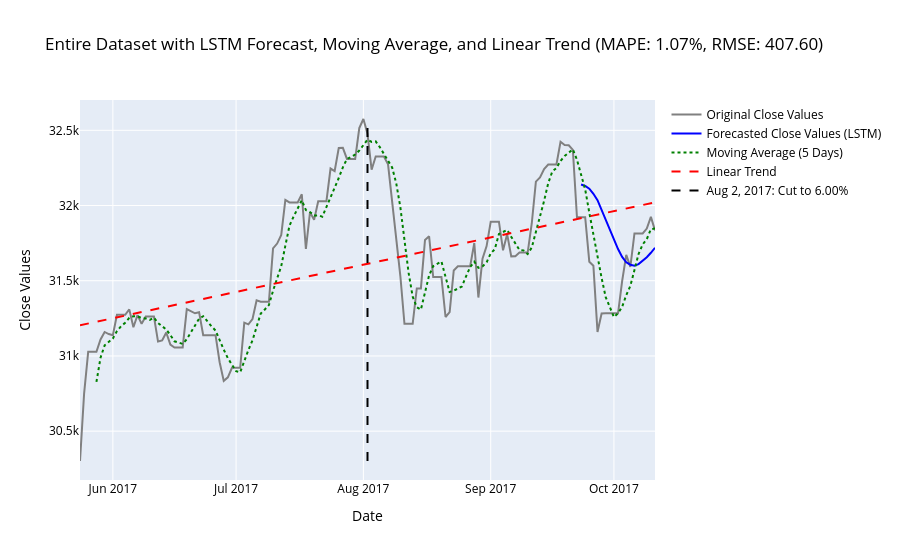
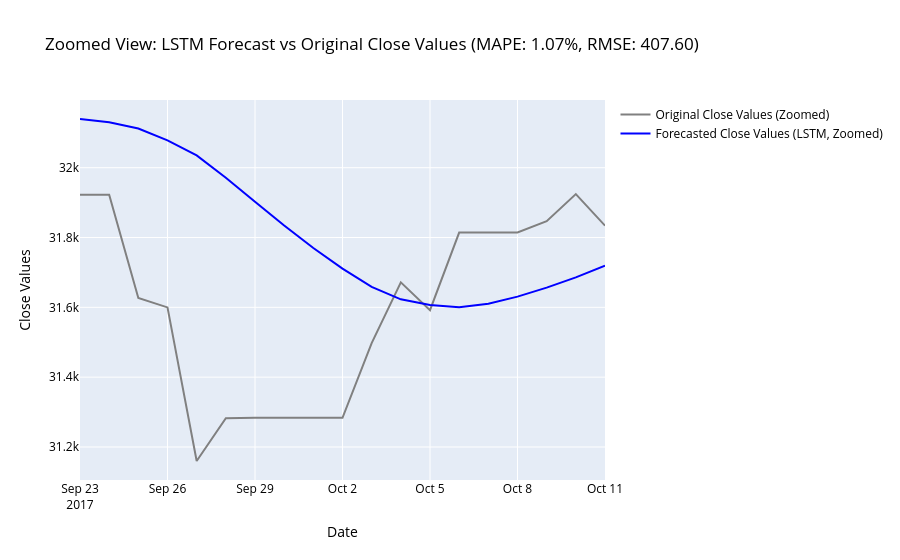

These figures' notebook cell, in order:
### Markdown cell above
Graph 
1. Show entire dataset (original + prediction + moving average + trend)
2. Show zoomed-in view starting from predictions

### Code cell
# Original Close Values
trace_original_event3 = go.Scatter(
    x=filtered_data_event3['Date'], 
    y=filtered_data_event3['Close'], 
    mode='lines', 
    name='Original Close Values',
    line=dict(color='grey')
)

# LSTM Predictions
trace_lstm_event3 = go.Scatter(
    x=filtered_data_event3['Date'][split_index_event3 + seq_length:], 
    y=predictions_event3.flatten(), 
    mode='lines', 
    name='Forecasted Close Values (LSTM)',
    line=dict(color='blue')
)

# Moving Average (5 Days)
trace_moving_avg_event3 = go.Scatter(
    x=filtered_data_event3['Date'], 
    y=filtered_data_event3['Moving_Average'], 
    mode='lines', 
    name='Moving Average (5 Days)',
    line=dict(color='green', dash='dot')
)

# Linear Trend Line
trace_linear_trend_event3 = go.Scatter(
    x=filtered_data_event3['Date'], 
    y=filtered_data_event3['Linear_Trend'], 
    mode='lines', 
    name='Linear Trend',
    line=dict(color='red', dash='dash')
)

# Vertical Lines for interest rate cuts (Updated for the new events)
vertical_lines_event3 = [
    go.Scatter(
        x=[pd.to_datetime('2017-08-02'), pd.to_datetime('2017-08-02')],
        y=[filtered_data_event3['Close'].min(), filtered_data_event3['Close'].max()],
        mode='lines',
        line=dict(color='black', dash='dash'),
        name='Aug 2, 2017: Cut to 6.00%'
    )
]

# Combine all traces for the specific graph
layout_event3 = go.Layout(
    title=f"Entire Dataset with LSTM Forecast, Moving Average, and Linear Trend (MAPE: {mape_event3:.2f}%, RMSE: {rmse_value_event3:.2f})",
    xaxis_title="Date",
    yaxis_title="Close Values",
    font=dict(color="black"),
    xaxis=dict(showgrid=True),
    yaxis=dict(showgrid=True)
)

fig_event3 = go.Figure(data=[trace_original_event3, trace_lstm_event3, trace_moving_avg_event3, trace_linear_trend_event3] + vertical_lines_event3, layout=layout_event3)
fig_event3.show()

# Second graph: Zoom in on prediction period only
trace_original_zoomed_event3 = go.Scatter(
    x=filtered_data_event3['Date'][split_index_event3 + seq_length:], 
    y=y_test_actual_event3.flatten(), 
    mode='lines', 
    name='Original Close Values (Zoomed)',
    line=dict(color='grey')
)

trace_lstm_zoomed_event3 = go.Scatter(
    x=filtered_data_event3['Date'][split_index_event3 + seq_length:], 
    y=predictions_event3.flatten(), 
    mode='lines', 
    name='Forecasted Close Values (LSTM, Zoomed)',
    line=dict(color='blue')
)

# Combine traces for zoomed-in graph
layout_zoomed_event3 = go.Layout(
    title=f"Zoomed View: LSTM Forecast vs Original Close Values (MAPE: {mape_event3:.2f}%, RMSE: {rmse_value_event3:.2f})",
    xaxis_title="Date",
    yaxis_title="Close Values",
    font=dict(color="black"),
    xaxis=dict(showgrid=True),
    yaxis=dict(showgrid=True)
)

fig_zoomed_event3 = go.Figure(data=[trace_original_zoomed_event3, trace_lstm_zoomed_event3], layout=layout_zoomed_event3)
fig_zoomed_event3.show()

### Figure 1 — Plotly figure (JSON) as saved in the notebook; plotly's stock layout.template omitted (floating-point values rounded to 4 significant figures; data arrays with more than 128 entries replaced by an {"elided": "..."} marker saying what was removed)
{"data": [{"line": {"color": "grey"}, "mode": "lines", "name": "Original Close Values", "type": "scatter", "x": {"elided": "141 str values"}, "y": {"elided": "141 float values"}}, {"line": {"color": "blue"}, "mode": "lines", "name": "Forecasted Close Values (LSTM)", "type": "scatter", "x": ["2017-09-23T00:00:00", "2017-09-24T00:00:00", "2017-09-25T00:00:00", "2017-09-26T00:00:00", "2017-09-27T00:00:00", "2017-09-28T00:00:00", "2017-09-29T00:00:00", "2017-09-30T00:00:00", "2017-10-01T00:00:00", "2017-10-02T00:00:00", "2017-10-03T00:00:00", "2017-10-04T00:00:00", "2017-10-05T00:00:00", "2017-10-06T00:00:00", "2017-10-07T00:00:00", "2017-10-08T00:00:00", "2017-10-09T00:00:00", "2017-10-10T00:00:00", "2017-10-11T00:00:00"], "y": [32140.0, 32130.0, 32110.0, 32080.0, 32040.0, 31970.0, 31900.0, 31830.0, 31770.0, 31710.0, 31660.0, 31620.0, 31610.0, 31600.0, 31610.0, 31630.0, 31660.0, 31690.0, 31720.0]}, {"line": {"color": "green", "dash": "dot"}, "mode": "lines", "name": "Moving Average (5 Days)", "type": "scatter", "x": {"elided": "141 str values"}, "y": {"elided": "141 float values"}}, {"line": {"color": "red", "dash": "dash"}, "mode": "lines", "name": "Linear Trend", "type": "scatter", "x": {"elided": "141 str values"}, "y": {"elided": "141 float values"}}, {"line": {"color": "black", "dash": "dash"}, "mode": "lines", "name": "Aug 2, 2017: Cut to 6.00%", "type": "scatter", "x": ["2017-08-02T00:00:00", "2017-08-02T00:00:00"], "y": [30300.0, 32580.0]}], "layout": {"font": {"color": "black"}, "title": {"text": "Entire Dataset with LSTM Forecast, Moving Average, and Linear Trend (MAPE: 1.07%, RMSE: 407.60)"}, "xaxis": {"showgrid": true, "title": {"text": "Date"}}, "yaxis": {"showgrid": true, "title": {"text": "Close Values"}}}}

### Figure 2 — Plotly figure (JSON) as saved in the notebook; plotly's stock layout.template omitted (floating-point values rounded to 4 significant figures)
{"data": [{"line": {"color": "grey"}, "mode": "lines", "name": "Original Close Values (Zoomed)", "type": "scatter", "x": ["2017-09-23T00:00:00", "2017-09-24T00:00:00", "2017-09-25T00:00:00", "2017-09-26T00:00:00", "2017-09-27T00:00:00", "2017-09-28T00:00:00", "2017-09-29T00:00:00", "2017-09-30T00:00:00", "2017-10-01T00:00:00", "2017-10-02T00:00:00", "2017-10-03T00:00:00", "2017-10-04T00:00:00", "2017-10-05T00:00:00", "2017-10-06T00:00:00", "2017-10-07T00:00:00", "2017-10-08T00:00:00", "2017-10-09T00:00:00", "2017-10-10T00:00:00", "2017-10-11T00:00:00"], "y": [31920.0, 31920.0, 31630.0, 31600.0, 31160.0, 31280.0, 31280.0, 31280.0, 31280.0, 31280.0, 31500.0, 31670.0, 31590.0, 31810.0, 31810.0, 31810.0, 31850.0, 31920.0, 31830.0]}, {"line": {"color": "blue"}, "mode": "lines", "name": "Forecasted Close Values (LSTM, Zoomed)", "type": "scatter", "x": ["2017-09-23T00:00:00", "2017-09-24T00:00:00", "2017-09-25T00:00:00", "2017-09-26T00:00:00", "2017-09-27T00:00:00", "2017-09-28T00:00:00", "2017-09-29T00:00:00", "2017-09-30T00:00:00", "2017-10-01T00:00:00", "2017-10-02T00:00:00", "2017-10-03T00:00:00", "2017-10-04T00:00:00", "2017-10-05T00:00:00", "2017-10-06T00:00:00", "2017-10-07T00:00:00", "2017-10-08T00:00:00", "2017-10-09T00:00:00", "2017-10-10T00:00:00", "2017-10-11T00:00:00"], "y": [32140.0, 32130.0, 32110.0, 32080.0, 32040.0, 31970.0, 31900.0, 31830.0, 31770.0, 31710.0, 31660.0, 31620.0, 31610.0, 31600.0, 31610.0, 31630.0, 31660.0, 31690.0, 31720.0]}], "layout": {"font": {"color": "black"}, "title": {"text": "Zoomed View: LSTM Forecast vs Original Close Values (MAPE: 1.07%, RMSE: 407.60)"}, "xaxis": {"showgrid": true, "title": {"text": "Date"}}, "yaxis": {"showgrid": true, "title": {"text": "Close Values"}}}}
